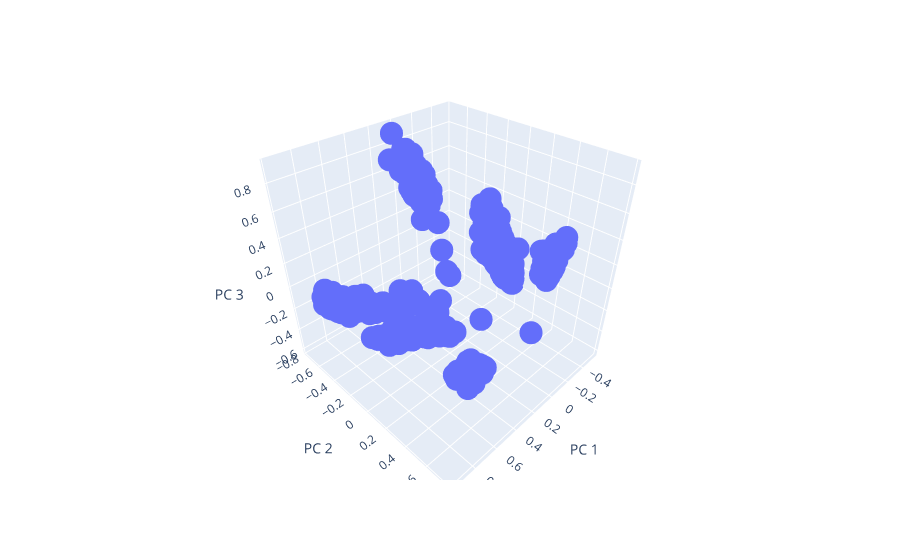

Notebook code cell kept with this figure:
### Code cell
plot_data_pca_nolabel(X_IDps_ltV2trs)

### Figure 1 — Plotly figure (JSON) as saved in the notebook; plotly's stock layout.template omitted (floating-point values rounded to 4 significant figures; data arrays with more than 128 entries replaced by an {"elided": "..."} marker saying what was removed)
{"data": [{"hovertemplate": "PC 1=%{x}<br>PC 2=%{y}<br>PC 3=%{z}<extra></extra>", "legendgroup": "", "marker": {"color": "#636efa", "symbol": "circle"}, "mode": "markers", "name": "", "scene": "scene", "showlegend": false, "type": "scatter3d", "x": {"elided": "1528 float values"}, "y": {"elided": "1528 float values"}, "z": {"elided": "1528 float values"}}], "layout": {"legend": {"tracegroupgap": 0}, "margin": {"t": 60}, "scene": {"domain": {"x": [0, 1], "y": [0, 1]}, "xaxis": {"title": {"text": "PC 1"}}, "yaxis": {"title": {"text": "PC 2"}}, "zaxis": {"title": {"text": "PC 3"}}}}}
